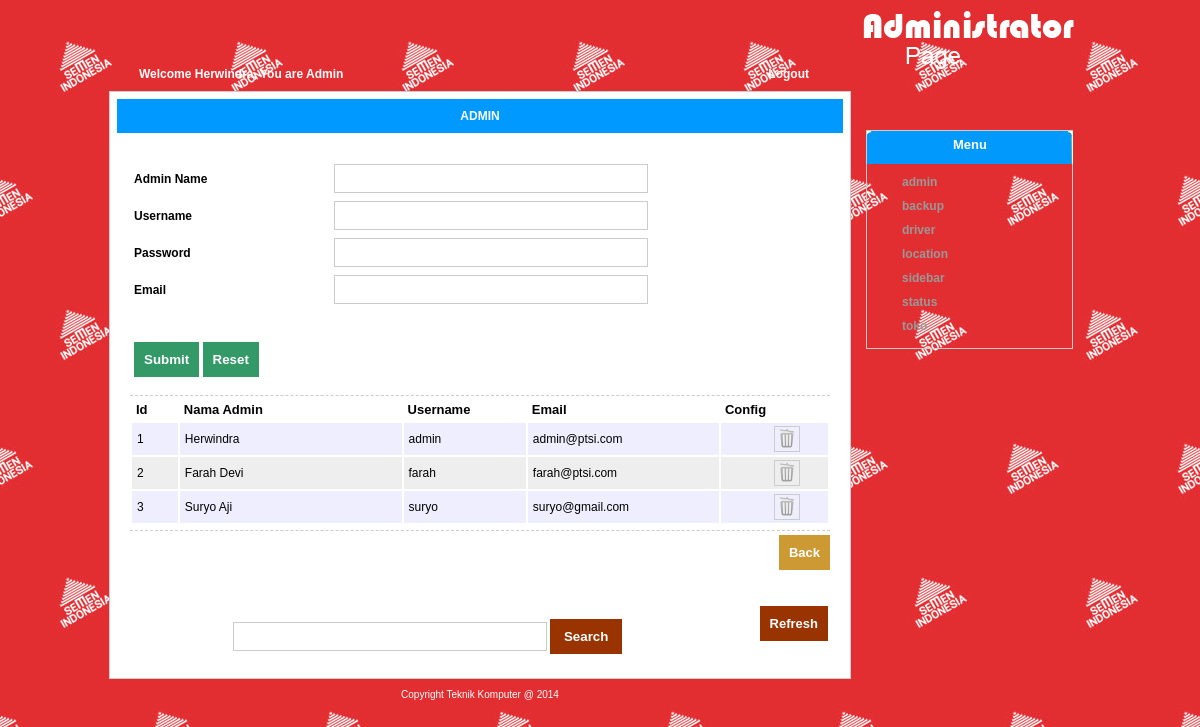
Page /admin.php?page=admin/view/admin (signed in) on the committed database.
### tables this page shows
CREATE TABLE IF NOT EXISTS `admin_web` (
  `id_member` int(11) NOT NULL AUTO_INCREMENT,
  `id_user` int(11) DEFAULT NULL,
  `name` varchar(45) DEFAULT NULL,
  `tgl_update` datetime DEFAULT NULL,
  `email` varchar(45) DEFAULT NULL,
  `username` varchar(45) DEFAULT NULL,
  `password` varchar(45) DEFAULT NULL,
  PRIMARY KEY (`id_member`)
);

CREATE TABLE IF NOT EXISTS `sidebar` (
  `id` int(11) NOT NULL AUTO_INCREMENT,
  `nama` varchar(45) DEFAULT NULL,
  `link` longtext,
  PRIMARY KEY (`id`)
);

### libraries/edit_lib.php (called while the page is built, shortened)
<?php
$hal = $_SERVER['REQUEST_URI'];
$halx = explode("/",$hal);
$haly = explode("&",$halx[4]);
$halw = explode("=",$haly[1]);
?>

### admin/view/menu2.php (the view)
<div class="isi_tab">
<div class="judul_tab">Menu</div>
<div id="lpanela">
	<?php
    $u = mysql_query("select * from sidebar order by nama ASC");
	while($v = mysql_fetch_array($u)){
	?>
    <div class="fpanela" ><a href="<?php echo $v['link']; ?>"><?php
	$x = explode("_",$v['nama']);
	$y = count($x);
	for($i=0; $i<=$y; $i++){
	echo $x[$i]." ";
	}
	?></a></div>
<?php
	}
?>
</div>
</div>

### admin.php (shortened to what this page needs)
<!DOCTYPE html PUBLIC "-//W3C//DTD XHTML 1.0 Transitional//EN" "http://www.w3.org/TR/xhtml1/DTD/xhtml1-transitional.dtd">
<html xmlns="http://www.w3.org/1999/xhtml">
<head>
<link type='text/css' href='css/style_admin.css' rel='stylesheet' media='all' />
<link type="text/css" href="css/form.css" rel="stylesheet" media="all" />
<?php
 if($_SESSION['id_login_a']==""){ include 'admin/view/login.php';
 ?>
 <link rel="stylesheet" media="all" href="css/style_admin.css" />
<title>Login Page</title>
 <?php
 }else{
 ?>
</head>
<body leftmargin="0" rightmargin="0">
<table width="0" border="0" align="center" cellpadding="0" cellspacing="0">
  <tr>
    <td valign="top" width="500"><table width="100%" border="0" cellpadding="0" cellspacing="0">
      <tr>
        <td>
          <div class="menu">
        <?php
		$id = $_SESSION['id_login_a'];
		$ax = mysql_query("select * from admin_web where id_member='$id'");
		$bx = mysql_fetch_object($ax);
		?>
          <div class="welcome">Welcome <?php if($_SESSION['id_login_a']!=""){ echo ucfirst($bx->name).", You are Admin"; }?> </div>
          <div class="logout"><span class="putih"><a href="<?php echo "admin/controller/logout.php" ?>">Logout</a></span></div>
        </div></td>
        </tr>
      <tr>
        <td height="490" valign="top" class="tengah">
        <div class="judul_hal">
            <?php
        $a_hal = $_GET['page'];
		if($a_hal){
			$q_hal = explode("/",$a_hal);
			$b_hal = explode("_",$q_hal[2]);
			echo strtoupper($b_hal[0]." ".$b_hal[1]." ".$b_hal[2]);
		}else{
			echo strtoupper("BACKUP");
		}
		?>
        </div>
        <div class="tengah2">
            <?php
      function MyInclude($file) {
        if(file_exists($file)) {
           require_once($file);
        } else {
            throw(new Exception('Halaman tidak ditemukan'));
        }
    }
						   $page = $_GET['page'];
						  if($page){
							  try{
						  	MyInclude($page.".php");
										  		}
									catch(Exception $e){
										echo "<div class=\"judul\">".$e->getMessage()."</div>";
										}
						  } else {
						  	require_once("admin/view/backup.php");
						  }
						?>
       <br />  <table width="100%" border="0" cellspacing="0" cellpadding="0">
  <tr>
    <td align="right"><a href="javascript:history.back();"><span class="button">Back</span></a>
<br /></td>
  </tr>
</table><br /><br /> <table width="100%" border="0" cellspacing="0" cellpadding="2">
            <tr>
              <td width="85%"><?php include 'admin/view/search.php'; ?>
           </td>
              <td width="15%" align="right"><input type="hidden" name="hidden_key" id="hidden_key" value="ok" />
                <a href="admin.php?page=<?php $p = $_GET['page']; echo $p ?>"><span class="refresh">Refresh</span></a></td>
            </tr>
        </table>
        </div></td>
      </tr>
      <tr>
        <td height="20" align="center" class="footer">Copyright Teknik Komputer @ 2014</td>
      </tr>
      <tr>
        <td height="20" align="center" class="footer">&nbsp;</td>
      </tr>
    </table></td>
        <td valign="top"><table width="200" height="115" border="0" cellspacing="0" cellpadding="0">
  <tr>
    <td valign="top"><div class="banner"></div>
  </tr>
</table>
<?php
	include 'admin/view/menu2.php';
	?></td>
  </tr>
</table>
</body>
</html>
<?php
}
?>

### admin/view/admin.php (shortened to what this page needs)
<?php
include 'libraries/edit_lib.php';
?>
<form name="form1" method="post" action="<?php if($halw[0] !="" && $halw[1]!=""){ echo "admin/controller/admin.php?req=edit&$halw[0]=$halw[1]"; }else{ echo "admin/controller/admin.php?req=save"; } ?>" class="form">
  <table width="800" border="0" cellspacing="0" cellpadding="4">
    <tr>
      <td width="25%">Admin Name</td>
      <td><input name="name" type="text" id="name" value="<?php echo $go->name ?>" class="field" /></td>
    </tr>
    <tr>
      <td width="25%">Username</td>
      <td><input name="username" type="text" id="username" value="<?php echo $go->username ?>" class="field" /></td>
    </tr>
    <tr>
      <td width="25%">Password</td>
      <td><input name="password" type="text" id="password" value="<?php echo $go->password ?>" class="field" /></td>
    </tr>
    <tr>
      <td width="25%">Email</td>
      <td><input name="email" type="text" id="email" value="<?php echo $go->email ?>" class="field" /></td>
    </tr>
    <tr>
      <td valign="top">  <?php
	  if($halw[0] !="" && $halw[1]!=""){ ?>
        <br />
	  <?php } ?></td>
    </tr>
    <tr>
      <td>&nbsp;</td>
      <td>&nbsp;</td>
    </tr>
    <?php if($halw[0] !="" && $halw[1]!=""){ ?>
    <tr>
     <td colspan="2" align="left"><table width="100%" border="0" cellspacing="0" cellpadding="4">
         <tr>
           <td width="69%"><input type="submit" name="button" id="button" value="  Edit  " ></td>
           <td width="31%"><?php $p = $_GET['page']; ?><a href="admin.php?page=<?php echo $p ?>"><span class="backtoinput">Back To Input</span></a></td>
          </tr>
    </table>    </tr>
    <?php }else{ ?>
    <tr>
      <td colspan="2" align="left"><input type="submit" name="button" id="button" value="Submit" >
      <input type="reset" name="button2" id="button2" value="Reset" ></td>
    </tr>
    <?php } ?>
  </table>
</form><br />
<table width="100%" border="0" cellspacing="2" cellpadding="4" class="table">
    <tr>
      <td width="6%">Id</td>
      <td width="29%">Nama Admin </td>
      <td width="16%">Username</td>
      <td width="25%">Email</td>
      <td width="14%">Config</td>
    </tr>
    <?php
	$key="";
    $a = mysql_query("select * from admin_web where id_member ".$key."");
	$i = 1;
	while($b=mysql_fetch_array($a)){
		if($i%2==1){
	?>
    <tr class="tr">
      <td class="td"><?php echo $b['id_member'] ?></td>
      <td class="td"><?php echo $b['name'] ?></td>
      <td class="td"><?php echo $b['username'] ?></td>
 	  <td class="td"><?php echo $b ['email'] ?></td>
      <td class="td">
    <a href="javascript:void(0)" onClick="confirm_delete(<?php echo $b['id_member'] ?>,'admin/controller/admin.php?req=delete&id_member=')"><div class="trash"></div></a>
       </td>
  </tr>
<?php
		}else{
	?>
      <tr class="tr2">
      <td class="td"><?php echo $b['id_member'] ?></td>
      <td class="td"><?php echo $b['name'] ?></td>
      <td class="td"><?php echo $b ['username'] ?></td>
      <td class="td"><?php echo $b ['email'] ?></td>
      <td class="td">
       <a href="javascript:void(0)" onClick="confirm_delete(<?php echo $b['id_member'] ?>,'admin/controller/admin.php?req=delete&id_member=')"><div class="trash"></div></a>
        </td>
    </tr>
    <?php
		} $i++;
	}
	?>
  </table>

### admin/view/search.php (shortened to what this page needs)
<form name="form1" method="post" action="admin.php?page=<?php echo $page; ?>" class="form">
  <table width="100%" border="0" cellspacing="0" cellpadding="2">
    <tr>
      <td height="23" colspan="2" align="center">&nbsp;</td>
    </tr>
    <tr>
      <td height="28" align="center"><input type="text" name="keyword" id="keyword" class="field">
      <input type="submit" name="search" id="search" value=" Search " /></td>
    </tr>
  </table>
</form>

### css/style_admin.css (style rules this page uses)
A:link { FONT-FAMILY: Arial, Helvetica, sans-serif; COLOR: #999999; FONT-SIZE: small; TEXT-DECORATION: none }
.trash { BORDER-BOTTOM: #ccc 1px solid; BORDER-LEFT: #ccc 1px solid; PADDING-BOTTOM: 2px; OUTLINE-STYLE: none; OUTLINE-COLOR: invert; PADDING-LEFT: 2px; OUTLINE-WIDTH: medium; WIDTH: 20px; PADDING-RIGHT: 2px; BACKGROUND: url(../img/images/del2.png) no-repeat; FLOAT: right; HEIGHT: 20px; BORDER-TOP: #ccc 1px solid; CURSOR: pointer; MARGIN-RIGHT: 25px; BORDER-RIGHT: #ccc 1px solid; PADDING-TOP: 2px; -moz-border-radius: 5px }
.banner { WIDTH: 240px; BACKGROUND: url(../img/images/banner.png) no-repeat; HEIGHT: 112px }
.judul_tab { TEXT-ALIGN: center; WIDTH: 206px; FONT-FAMILY: Arial, Helvetica, sans-serif; BACKGROUND: url(../img/images/admin_10.gif) no-repeat; HEIGHT: 33px; COLOR: #fff; FONT-SIZE: small; FONT-WEIGHT: bold; PADDING-TOP: 6px }
.judul_hal { TEXT-ALIGN: center; PADDING-BOTTOM: 10px; BACKGROUND-COLOR: #09f; MARGIN: 7px; PADDING-LEFT: 10px; PADDING-RIGHT: 10px; COLOR: #fff; FONT-WEIGHT: bold; PADDING-TOP: 10px; border-right-top-radius: 5px; -moz-border-radius-topleft: 5px }
.isi_tab { BORDER-BOTTOM: #ccc 1px solid; BORDER-LEFT: #ccc 1px solid; PADDING-BOTTOM: 10px; MARGIN: 15px; WIDTH: 205px; BORDER-TOP: #ccc 1px solid; BORDER-RIGHT: #ccc 1px solid; -moz-border-radius: 8px }
.menu { MARGIN-TOP: 50px; WIDTH: 700px; HEIGHT: 40px }
.tengah { BORDER-BOTTOM: #ccc 1px solid; BORDER-LEFT: #ccc 1px solid; FONT-FAMILY: Arial, Helvetica, sans-serif; BACKGROUND: #fff; FONT-SIZE: 12px; BORDER-TOP: #ccc 1px solid; BORDER-RIGHT: #ccc 1px solid; -moz-border-radius: 8px }
.tengah2 { PADDING-BOTTOM: 20px; PADDING-LEFT: 20px; WIDTH: 700px; PADDING-RIGHT: 20px; PADDING-TOP: 20px }
.footer { TEXT-ALIGN: center; FONT-FAMILY: Verdana, Geneva, sans-serif; COLOR: #fff; FONT-SIZE: 10px; PADDING-TOP: 5px }
#lpanela A { BACKGROUND-IMAGE: url(../img/images/dir_admin.gif); OUTLINE-STYLE: none; OUTLINE-COLOR: invert; PADDING-LEFT: 30px; OUTLINE-WIDTH: medium; BACKGROUND-REPEAT: no-repeat; BACKGROUND-POSITION: left center; FONT-SIZE: 12px; FONT-WEIGHT: bold; TEXT-DECORATION: none }
.fpanela { PADDING-BOTTOM: 5px; PADDING-LEFT: 5px; PADDING-RIGHT: 5px; PADDING-TOP: 5px }
.welcome { PADDING-BOTTOM: 10px; PADDING-LEFT: 30px; PADDING-RIGHT: 10px; FONT-FAMILY: Arial, Helvetica, sans-serif; FLOAT: left; COLOR: #fff; FONT-SIZE: 12px; FONT-WEIGHT: bold; PADDING-TOP: 17px }
.logout { TEXT-ALIGN: right; FONT-FAMILY: Arial, Helvetica, sans-serif; COLOR: #fff; FONT-SIZE: 12px; FONT-WEIGHT: bold; MARGIN-RIGHT: 0px; PADDING-TOP: 17px }
.putih { FONT-FAMILY: Arial, Helvetica, sans-serif; COLOR: #fff; FONT-SIZE: 12px; FONT-WEIGHT: bold; TEXT-DECORATION: none }
.putih A:link { FONT-FAMILY: Arial, Helvetica, sans-serif; COLOR: #fff; FONT-SIZE: 12px; FONT-WEIGHT: bold; TEXT-DECORATION: none }

### css/form.css (style rules this page uses)
.button { background:#C93;color:#FFF;font-weight:bold;padding:10px;-moz-border-radius:5px;border:none;cursor:pointer; }
.form { font-family:Arial, Helvetica, sans-serif; font-size:12px; font-weight:bold; }
.form .field { background-color:#FFF; border:1px solid #CCC; padding:6px; font-family:Arial, Helvetica, sans-serif; font-size:small; font-weight:bold; color:#666; width:300px; -moz-border-radius-topright:10px; -moz-border-radius-bottomleft:10px; }
.table { font-family:Arial, Helvetica, sans-serif; border-top:1px dashed #CCC; padding-bottom:5px; border-bottom:1px dashed #CCC; font-weight:bold; font-size:small; }
.table .tr { font-size:12px; background-color:#EEF; font-weight:normal; }
.table .tr2 { font-size:12px; background-color:#EEE; font-weight:normal; }
.table .td { padding:3px; padding-left:5px; }
.form #button { background:#396;color:#FFF;font-weight:bold;padding:10px;-moz-border-radius:5px;border:none;cursor:pointer; }
.form #button2 { background:#396;color:#FFF;font-weight:bold;padding:10px;-moz-border-radius:5px;border:none;cursor:pointer; }
.form #search { background:#396;color:#FFF;font-weight:bold;padding:10px;-moz-border-radius:5px;border:none;cursor:pointer; }
.form #search { background:#930;color:#FFF;font-weight:bold;padding:10px;-moz-border-radius:5px;border:none;cursor:pointer; }
.refresh { background-color:#930; padding:10px; color:#fff; font-weight:bold; cursor:pointer; -moz-border-radius:5px; outline:none; }

### rows in the picture
admin_web: name "Herwindra", id_member "1", username "admin", email "admin@ptsi.com"
admin_web: id_member "2", name "Farah Devi", username "farah", email "farah@ptsi.com"
admin_web: id_member "3", name "Suryo Aji", username "suryo", email "suryo@gmail.com"
sidebar: nama "admin"
sidebar: nama "backup"
sidebar: nama "driver"
sidebar: nama "location"
sidebar: nama "sidebar"
sidebar: nama "status"
sidebar: nama "toko"

### other values in the picture
$b_hal[0]." ".$b_hal[1]." ".$b_hal[2] "ADMIN"
